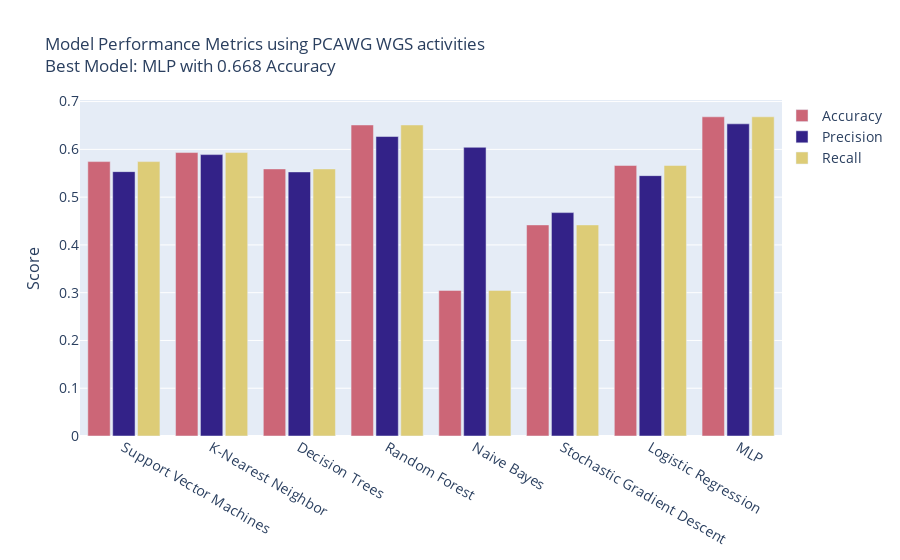

This figure's notebook cell:
### Markdown cell above
# 1. First using only the activity data

### Code cell
# Suppress all future warnings
warnings.simplefilter(action='ignore')
results = train_models(X_train_scaled,X_test_scaled,y_train, y_test, models)
df_wgs_act_Results = pd.DataFrame.from_dict(results)
plot_model_performance(df_wgs_act_Results, color_palette, data = "PCAWG WGS activities")

### Figure 1 — Plotly figure (JSON) as saved in the notebook; plotly's stock layout.template omitted (floating-point values rounded to 4 significant figures)
{"data": [{"marker": {"color": "#CC6677"}, "name": "Accuracy", "type": "bar", "x": ["Support Vector Machines", "K-Nearest Neighbor", "Decision Trees", "Random Forest", "Naive Bayes", "Stochastic Gradient Descent", "Logistic Regression", "MLP"], "y": [0.5744, 0.5933, 0.5591, 0.651, 0.3048, 0.4418, 0.5663, 0.6682]}, {"marker": {"color": "#332288"}, "name": "Precision", "type": "bar", "x": ["Support Vector Machines", "K-Nearest Neighbor", "Decision Trees", "Random Forest", "Naive Bayes", "Stochastic Gradient Descent", "Logistic Regression", "MLP"], "y": [0.5534, 0.589, 0.5528, 0.6269, 0.6043, 0.4676, 0.545, 0.6535]}, {"marker": {"color": "#DDCC77"}, "name": "Recall", "type": "bar", "x": ["Support Vector Machines", "K-Nearest Neighbor", "Decision Trees", "Random Forest", "Naive Bayes", "Stochastic Gradient Descent", "Logistic Regression", "MLP"], "y": [0.5744, 0.5933, 0.5591, 0.651, 0.3048, 0.4418, 0.5663, 0.6682]}], "layout": {"bargap": 0.15, "bargroupgap": 0.1, "barmode": "group", "legend": {"font": {"size": 14}, "x": 1, "y": 1}, "title": {"text": "Model Performance Metrics using PCAWG WGS activities <br>Best Model: MLP with 0.668 Accuracy"}, "xaxis": {"tickfont": {"size": 14}}, "yaxis": {"tickfont": {"size": 14}, "title": {"font": {"size": 16}, "text": "Score"}}}}
